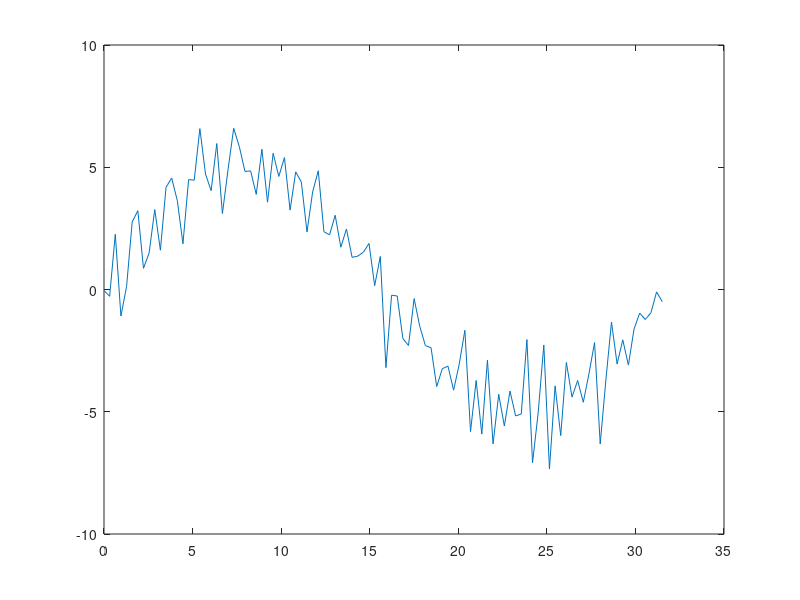

Recreate this plot in MATLAB. (Note: this script raises an error after producing the figure.)
close all
data = load('taskB3_sampleDataNoisy.mat');

f_x = data.f_x;
N = length(f_x);
x = [0:N-1];
freq_c = 1.5;
plot(x./pi,f_x);

f_xFiltered = lowPassBlueNoise(x,f_x,freq_c);

hold on
plot(x./pi,f_xFiltered)